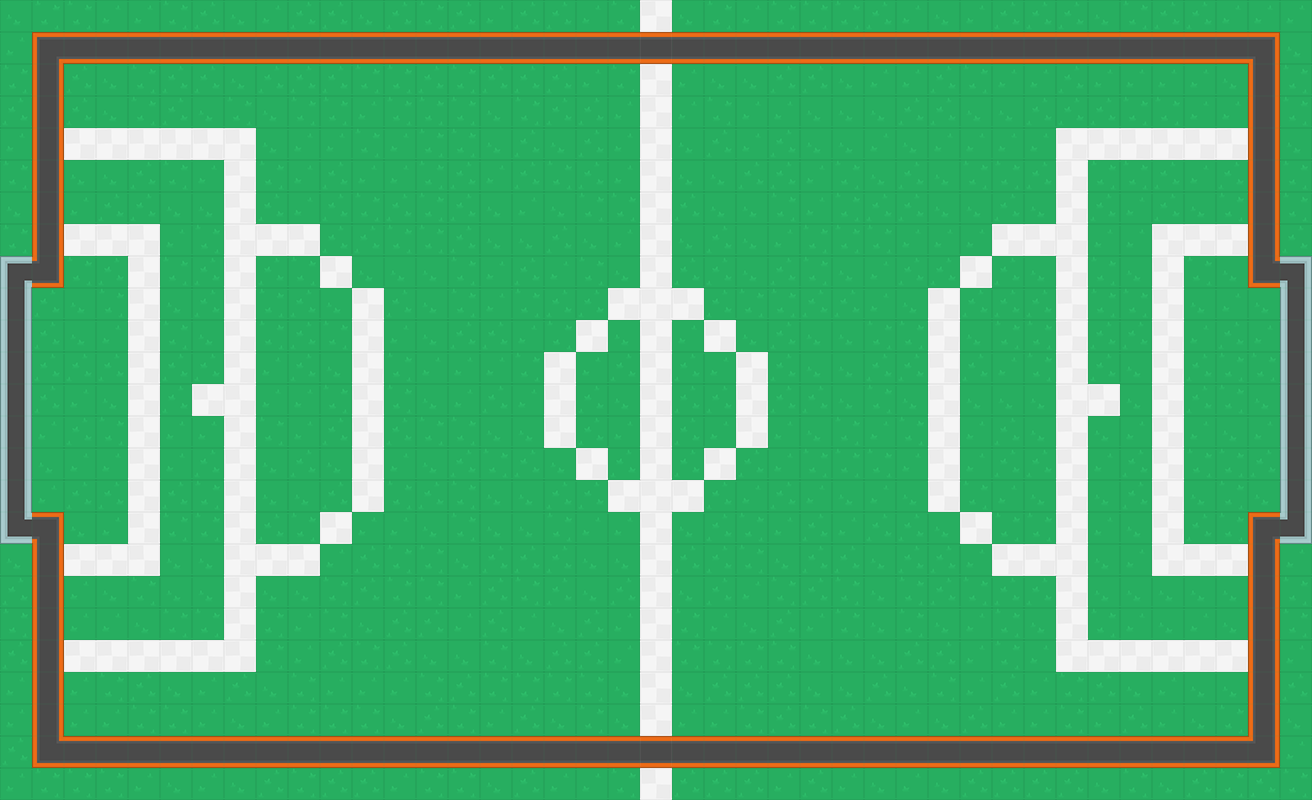

Rendered tile map (Tiled .tmx) drawn with the repository's tilesets; below, a short description and the map source with its tile grids summarised:
An orthogonal 41x25 tile map with 32x32 px tiles, 4 tile layers (floor, bgassets, walls, foregroundassets) and 16 objects.

<map version="1.0" orientation="orthogonal" renderorder="right-down" width="41" height="25" tilewidth="32" tileheight="32" nextobjectid="100">
 <tileset firstgid="1" name="topdown" tilewidth="32" tileheight="32" spacing="5" tilecount="540" columns="27">
  <image source="topdown.png" width="994" height="735" />
 </tileset>
 <layer name="floor" width="41" height="25">
  <data>[1025 cells, 1025 non-empty, 5 distinct tile ids]</data>
 </layer>
 <layer name="bgassets" width="41" height="25">
  <data>[1025 cells, 0 non-empty, 0 distinct tile ids]</data>
 </layer>
 <layer name="walls" width="41" height="25">
  <data>[1025 cells, 124 non-empty, 11 distinct tile ids]</data>
 </layer>
 <layer name="foregroundassets" width="41" height="25">
  <data>[1025 cells, 0 non-empty, 0 distinct tile ids]</data>
 </layer>
 <objectgroup name="testobjects">
  <object id="84" gid="486" x="618.667" y="397.333" width="32" height="32" />
  <object id="85" gid="486" x="604" y="441.333" width="32" height="32" />
  <object id="86" gid="486" x="658.667" y="476" width="32" height="32" />
  <object id="87" gid="486" x="648" y="428" width="32" height="32" />
  <object id="88" gid="486" x="708" y="401.333" width="32" height="32" />
  <object id="89" gid="486" x="656" y="352" width="32" height="32" />
  <object id="90" gid="486" x="609.333" y="306.667" width="32" height="32" />
  <object id="91" gid="486" x="592" y="362.667" width="32" height="32" />
  <object id="92" gid="486" x="557.333" y="404" width="32" height="32" />
  <object id="93" gid="486" x="565.333" y="433.333" width="32" height="32" />
  <object id="94" gid="486" x="582.667" y="497.333" width="32" height="32" />
  <object id="95" gid="486" x="644" y="509.333" width="32" height="32" />
  <object id="96" gid="486" x="708" y="468" width="32" height="32" />
  <object id="97" gid="486" x="672" y="392" width="32" height="32" />
  <object id="98" gid="486" x="705.333" y="354.667" width="32" height="32" />
 </objectgroup>
 <objectgroup name="caracter">
  <object id="99" gid="458" x="120" y="430" width="32" height="32" rotation="90" />
 </objectgroup>
</map>
